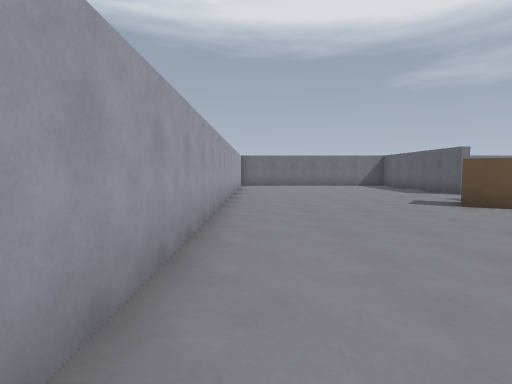
[1] (above)

16 first-person views from a walk through a level from a Godot 3-D game. The camera is 1.5 m above the floor, tilts 4° down and sees 80° across. The floor is counted in squares, 2 m on a side. Each view is taken from the middle of a square. On the plan, view 1 faces up. The plan holds only what a view shows up to about 10 squares ahead; the rest is blank. Characters and animated objects are not drawn.

[2]
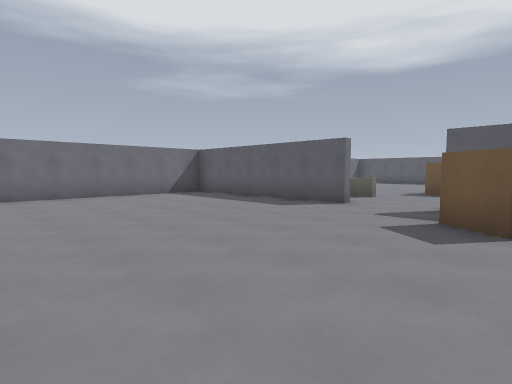

[3]
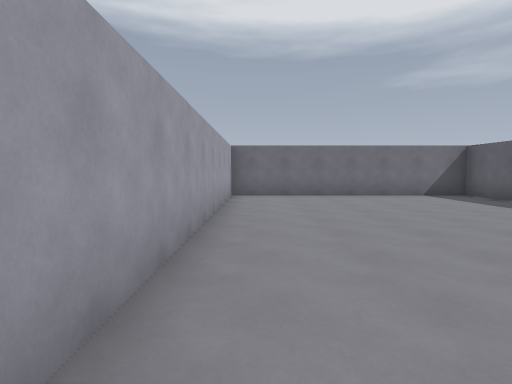

[4]
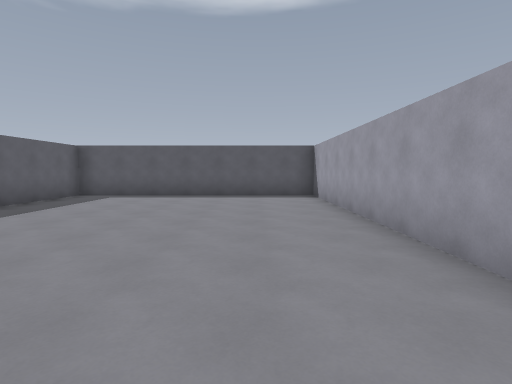

[5]
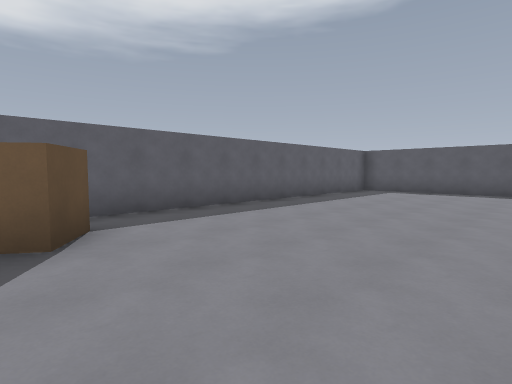

[6]
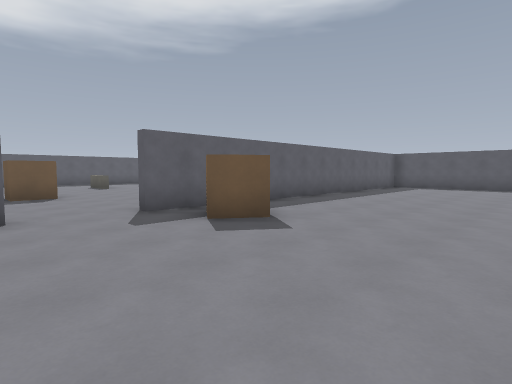

[7]
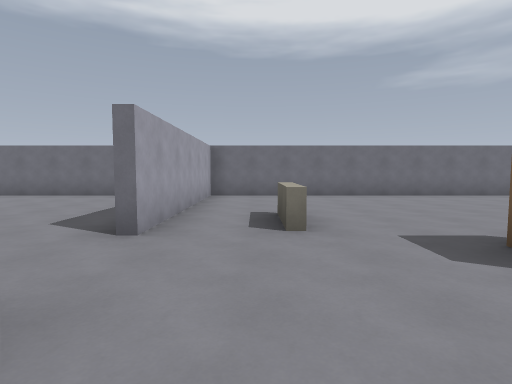

[8]
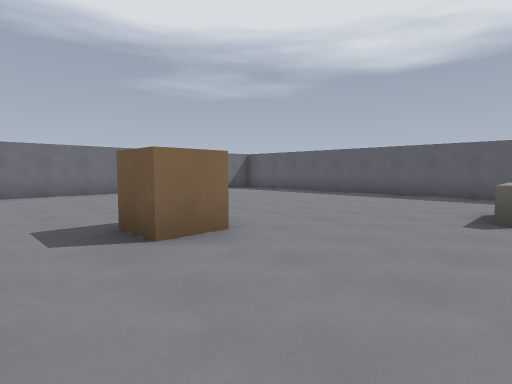

[9]
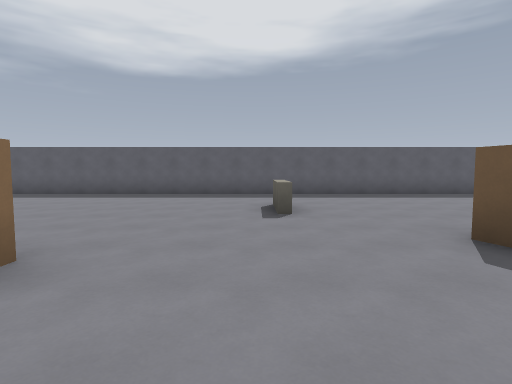

[10]
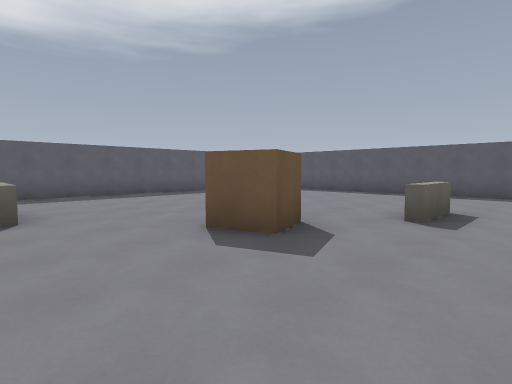

[11]
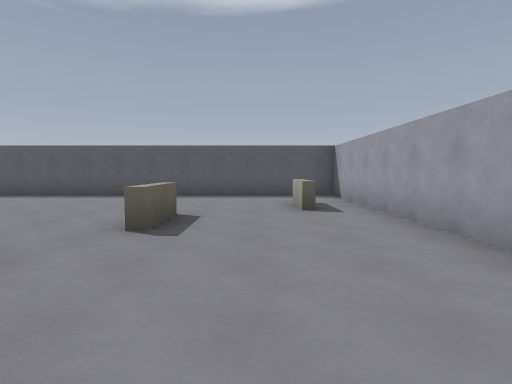

[12]
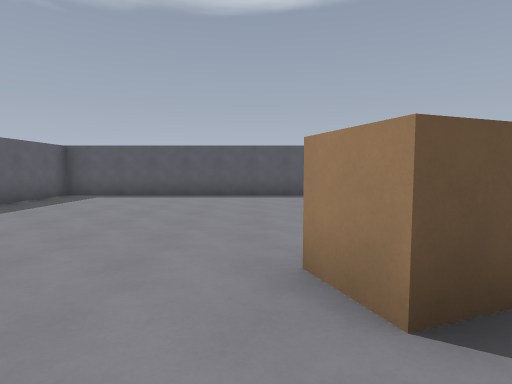

[13]
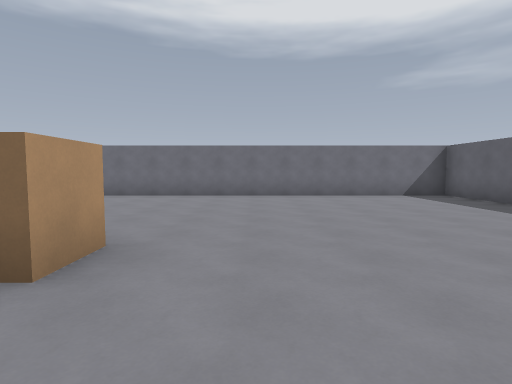

[14]
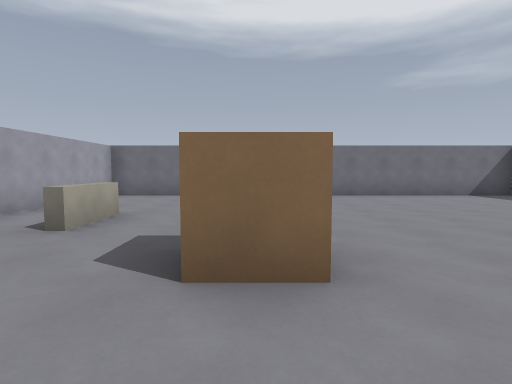

[15]
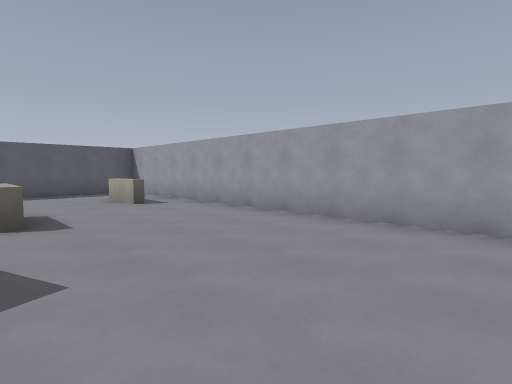

[16]
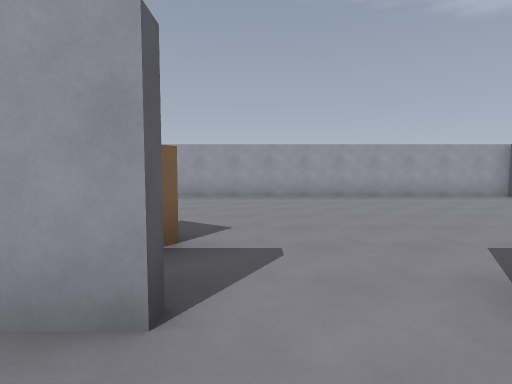

### Floor plan
Ten units are one square. View 1 is at (0, 0); x grows to the right and y downward. Boxes are objects, and circles mark ways between rooms. Rooms are numbered by the first view taken in them; rooms with no view inside come last. Other rooms are left out.
<svg viewBox="-12 -157 204 205">
<path fill="none" stroke="#000" d="M64 -94 64 -152 -7 -152 -7 43 64 43 64 -75M66 -76 66 43 187 43 187 -152 66 -152 66 -95M81 6 81 22"/>
<rect x="45" y="-75" width="10" height="20" fill="#bbb"><title>crate</title></rect>
<rect x="105" y="-95" width="10" height="20" fill="#bbb"><title>crate</title></rect>
<rect x="115" y="-35" width="10" height="10" fill="#bbb"><title>crate</title></rect>
<circle cx="60" cy="-85" r="3" fill="#2a7"/>
<text x="30" y="-60">1</text>
<text x="120" y="-60">2</text>
</svg>
Room 1 opens to room 2.

Where each view was taken, in squares from view 1:
view 1: 0 up, 0 right, facing up
view 2: 6 up, 0 right, facing up-right
view 3: 6 up, 0 right, facing up
view 4: 5 up, 1 right, facing down
view 5: 7 up, 1 right, facing down-right
view 6: 10 up, 1 right, facing down-right
view 7: 6 up, 8 right, facing up
view 8: 5 up, 9 right, facing up-right
view 9: 6 up, 9 right, facing right
view 10: 6 up, 9 right, facing down-right
view 11: 5 up, 9 right, facing down
view 12: 5 up, 13 right, facing down
view 13: 6 up, 13 right, facing up
view 14: 6 up, 11 right, facing up
view 15: 6 up, 11 right, facing down-left
view 16: 8 up, 8 right, facing left
